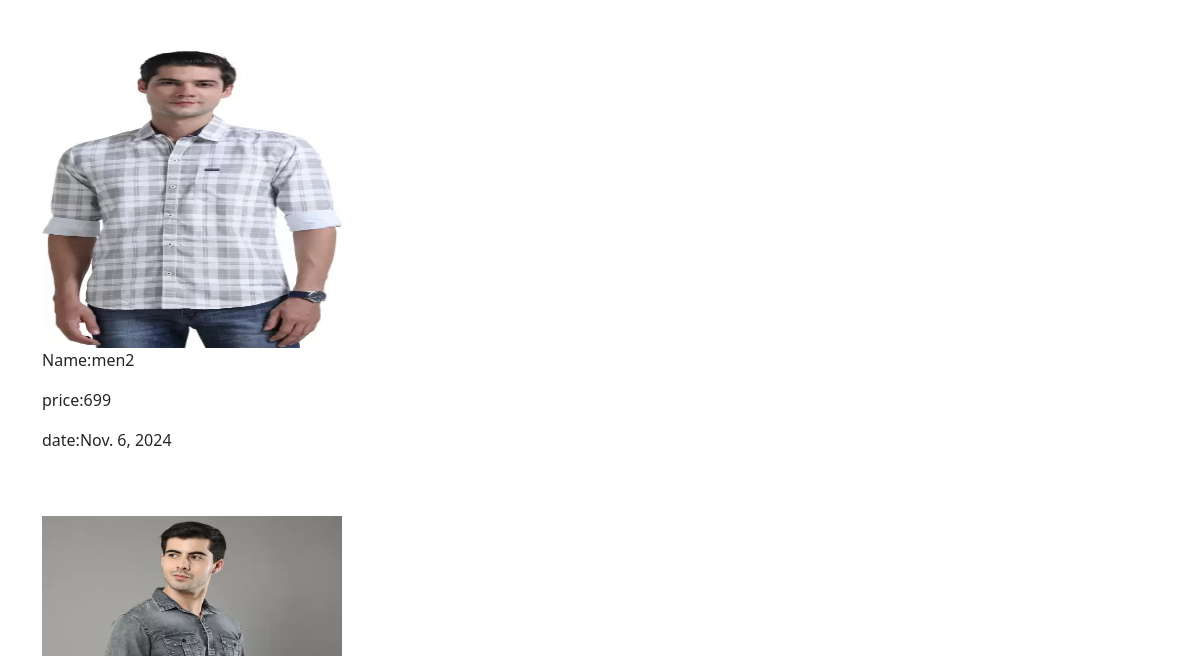
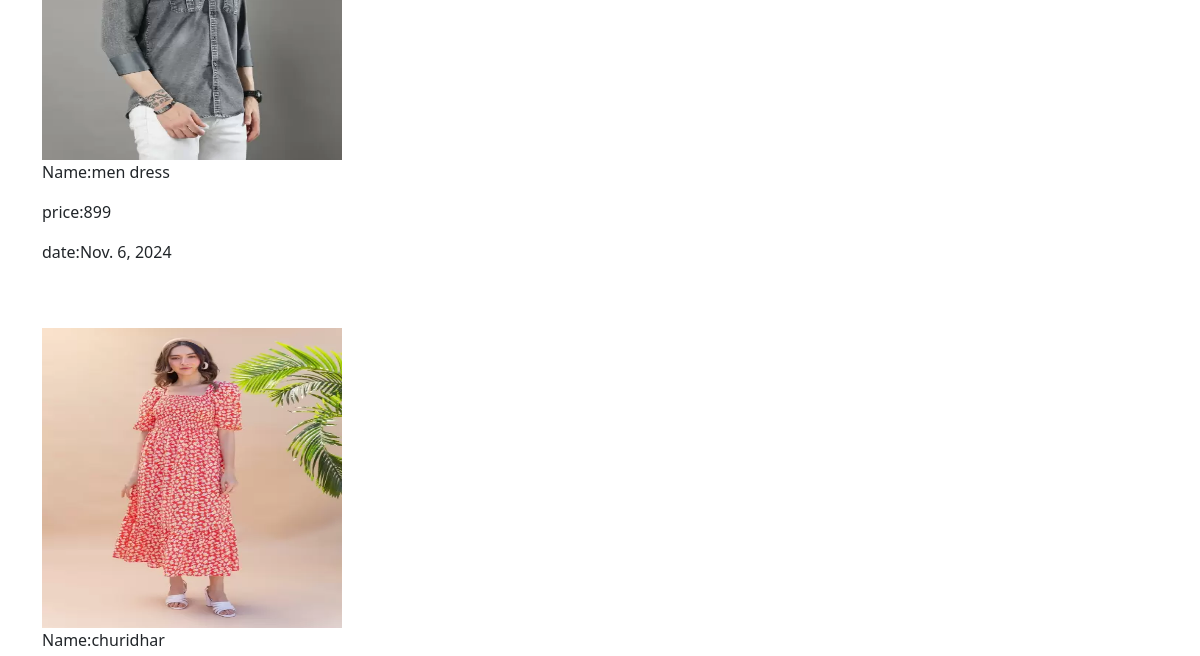
The page /booking (upper part) on the database as committed earlier (2 pictures, top to bottom).
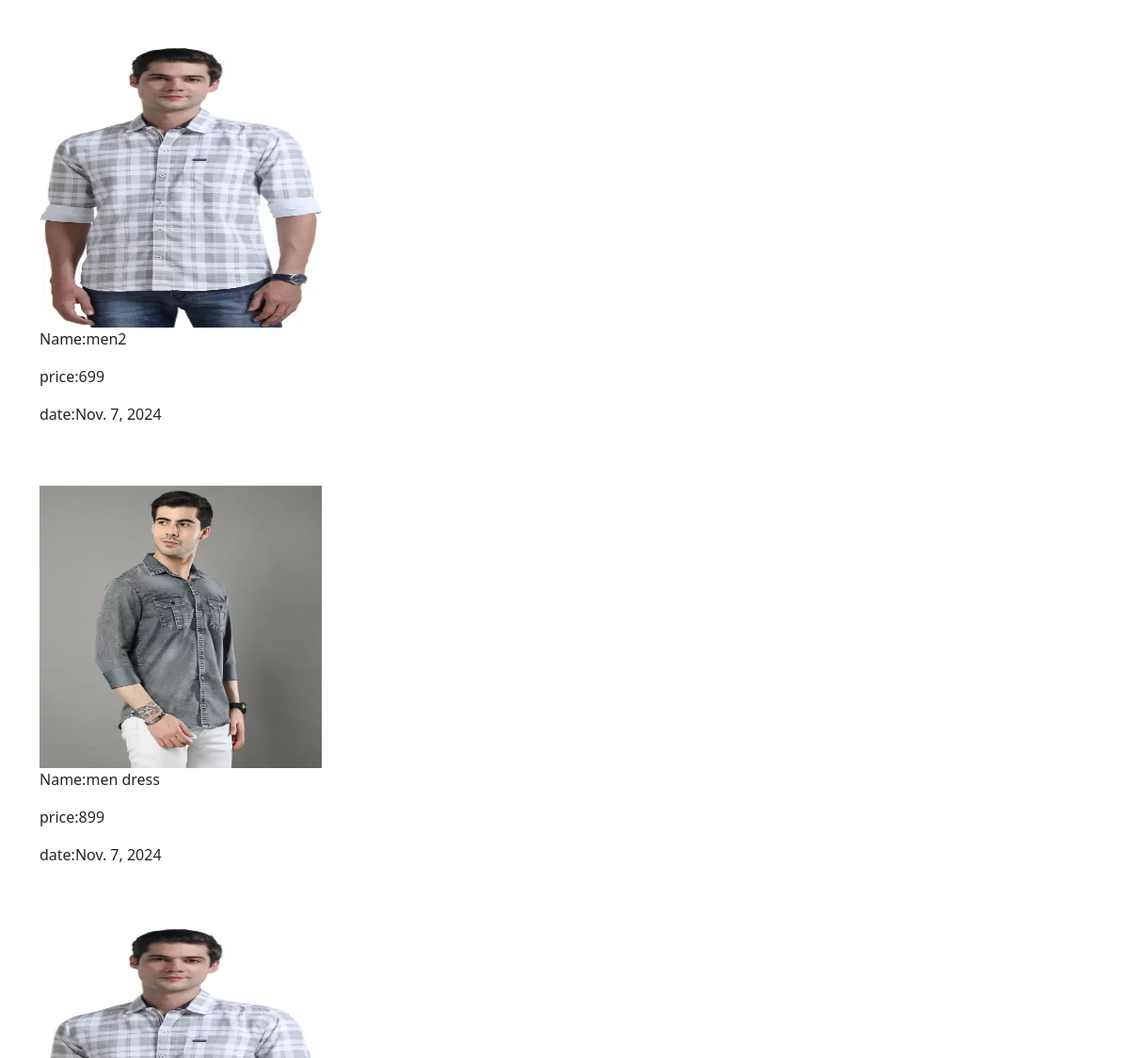
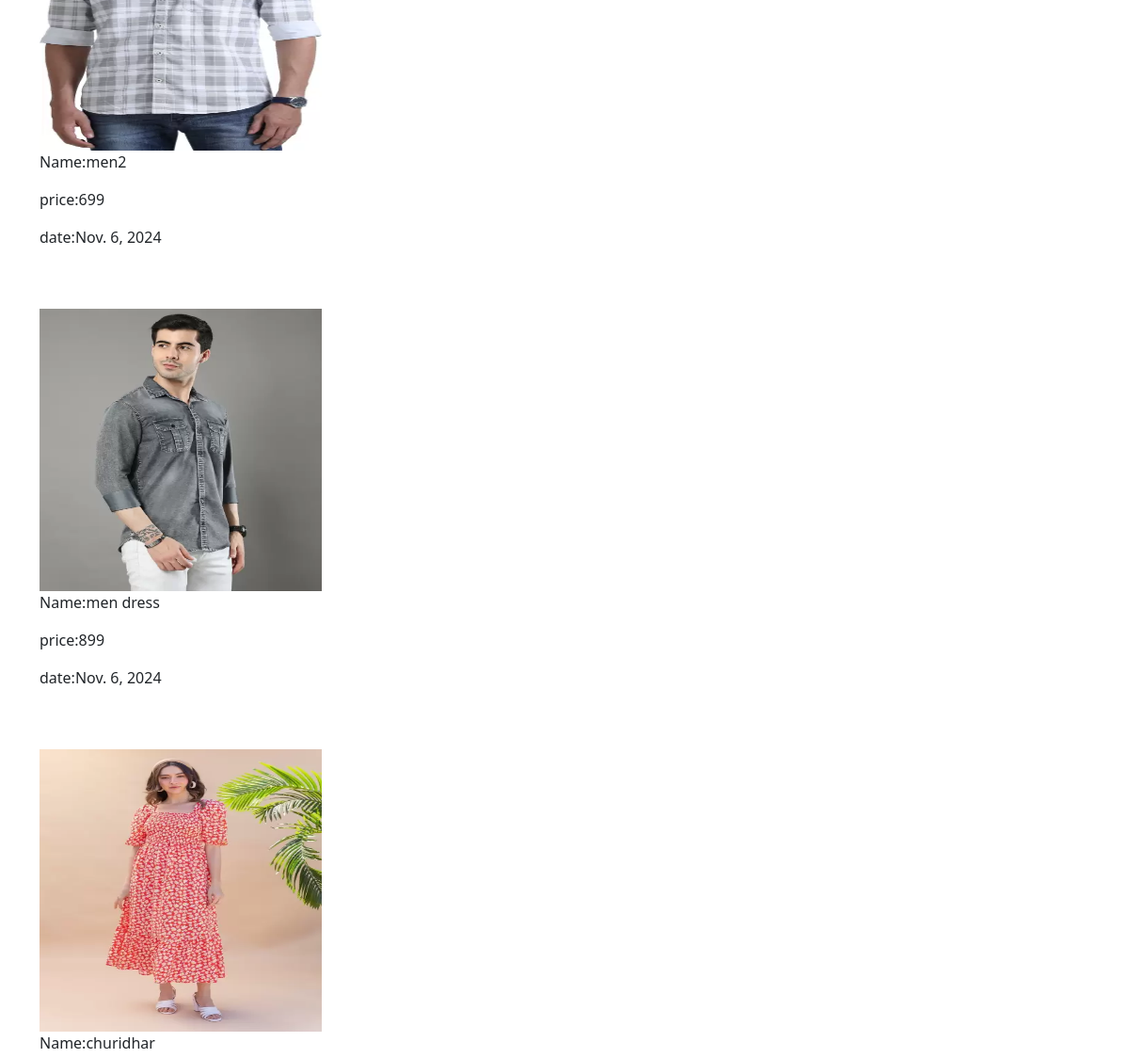
The same page on the database as committed later (2 pictures, top to bottom).
### app/models.py (models this page shows, shortened)
class Buy(models.Model):
    user=models.ForeignKey(User,on_delete=models.CASCADE)
    product=models.ForeignKey(products,on_delete=models.CASCADE)
    price=models.IntegerField()
    date=models.DateField(auto_now_add=True)

class products(models.Model):
    pro_id=models.TextField()
    name=models.TextField()
    price=models.IntegerField()
    offer_price=models.IntegerField()
    img=models.FileField()

### app/views.py (the view)
# urls.py: path('booking',views.admin_view_booking),
def admin_view_booking(req):
    booking=Buy.objects.all()[::-1]
    print(booking)
    return render(req,'shop/admin_booking.html',{'data':booking})

### template/shop/admin_booking.html (shortened to what this page needs)
<!DOCTYPE html>
<html lang="en">
<head>
    <link href="https://cdn.jsdelivr.net/npm/bootstrap@5.3.3/dist/css/bootstrap.min.css" rel="stylesheet">
</head>
<body>
    <div class="container">
        <div class="row">
            {% for i in data %}
            <div class="col-lg-12 mt-5">
                <img src="{{i.product.img.url}}" alt="" style="width: 300px;height: 300px;">
                <p>Name:{{i.product.name}}</p>
                <p>price:{{i.price}}</p>
               <p> date:{{i.date}}</p>
            </div>
            {% endfor %}
        </div>
    </div>
</body>
</html>

Rows that differ between the two databases and show on the page:
added Buy: product.img (picture), product.name "men2", price "699", date "Nov. 7, 2024"
added Buy: product.img (picture), product.name "men dress", price "899", date "Nov. 7, 2024"
